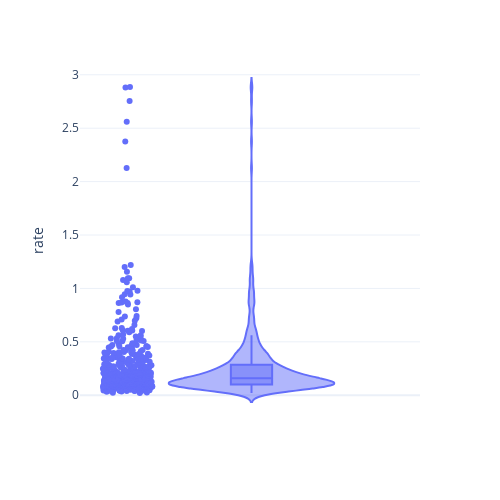

Notebook code cell kept with this figure:
### Code cell
fig = px.violin(k_rates, y='rate', box=True, points='all', 
                template='plotly_white', width=500, height=500,
                hover_data=['tech', 'country', 'rate'])

fig.show()

### Figure 1 — Plotly figure (JSON) as saved in the notebook; plotly's stock layout.template omitted (floating-point values rounded to 4 significant figures; data arrays with more than 128 entries replaced by an {"elided": "..."} marker saying what was removed)
{"data": [{"alignmentgroup": "True", "box": {"visible": true}, "customdata": {"elided": "511x2 str values"}, "hovertemplate": "rate=%{y}<br>tech=%{customdata[0]}<br>country=%{customdata[1]}<extra></extra>", "legendgroup": "", "marker": {"color": "#636efa"}, "name": "", "offsetgroup": "", "orientation": "v", "points": "all", "scalegroup": "True", "showlegend": false, "type": "violin", "x0": " ", "xaxis": "x", "y": {"elided": "511 float values"}, "y0": " ", "yaxis": "y"}], "layout": {"height": 500, "legend": {"tracegroupgap": 0}, "margin": {"t": 60}, "violinmode": "group", "width": 500, "xaxis": {"anchor": "y", "domain": [0, 1]}, "yaxis": {"anchor": "x", "domain": [0, 1], "title": {"text": "rate"}}}}
